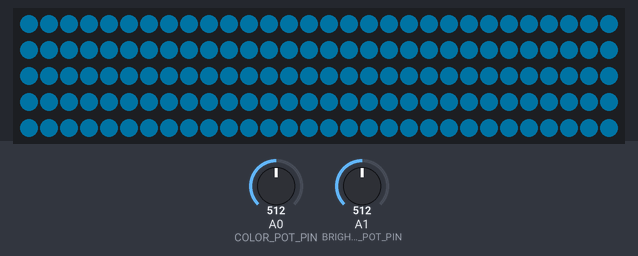
Simulated run of this sketch. Board: Arduino Uno, built with avr-gcc and run on an emulated ATmega328P. Parts: 150 RGB LEDs in strip order, left to right, continuing on the next row. Inputs (shaded band) come from the test bench; at power-on: A0 (COLOR_POT_PIN) = 512, A1 (BRIGHTNESS_POT_PIN) = 512. Dim RGB values are drawn brighter than linear.

Above: at 1.2 s.
1.3 s: A0 (COLOR_POT_PIN) set to 716
At 1.8 s:
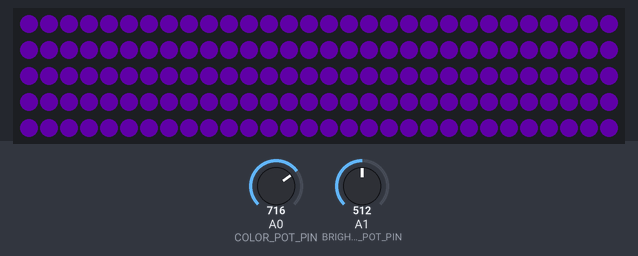
2.8 s: A1 (BRIGHTNESS_POT_PIN) set to 0
At 4.0 s:
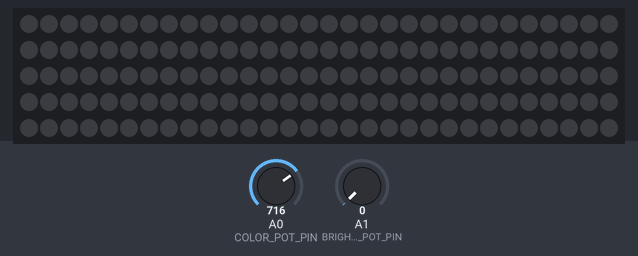
4.3 s: A1 (BRIGHTNESS_POT_PIN) set to 95
At 5.3 s:
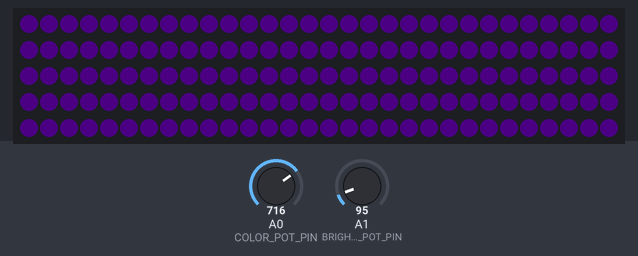
5.8 s: A0 (COLOR_POT_PIN) set to 900
At 6.4 s:
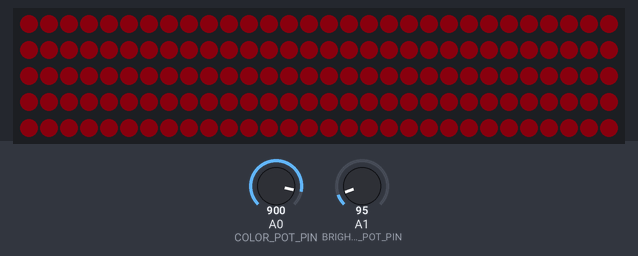
7.3 s: A0 (COLOR_POT_PIN) set to 1023
At 8.5 s:
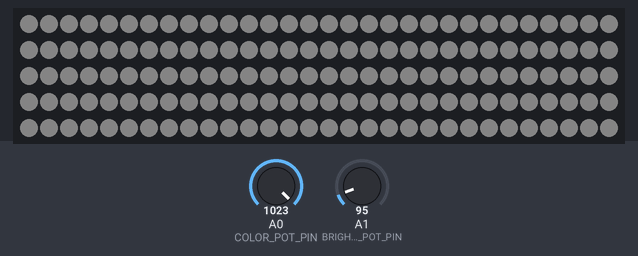
8.8 s: A0 (COLOR_POT_PIN) set to 511
At 9.9 s:
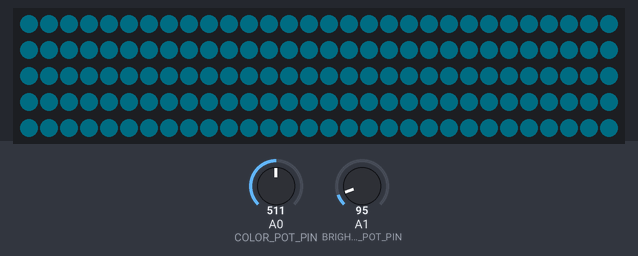
Timing chart, 0 to 11.3 s (numbered marks = the images above; inputs shaded):
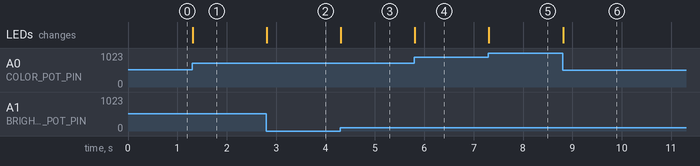

Measured:
- after the input at 1.3 s, the LEDs: change at once (image 1)
- after the input at 2.8 s, the LEDs: change at once (image 2)
- after the input at 4.3 s, the LEDs: change at once (image 3)
- after the input at 5.8 s, the LEDs: change at once (image 4)
- after the input at 7.3 s, the LEDs: change at once (image 5)
- after the input at 8.8 s, the LEDs: change at once (image 6)

The sketch:

BottleLEDs.ino
```cpp
// BottleLights
// Single 5V WS2812B addressable RGB LED strip (5m)
// - Pot 1 (A0): sets color, sweeping through the color wheel
// - Pot 2 (A1): sets overall brightness (dimmer)
// Requires the FastLED library (install via Library Manager in the Arduino IDE)

#include <FastLED.h>

const int DATA_PIN = 6;

// 30 LEDs/m, per the strip's actual spec, over a single 5m run.
const int LED_DENSITY_PER_M = 30;
const int STRIP_LENGTH_M = 5;
const int NUM_LEDS = LED_DENSITY_PER_M * STRIP_LENGTH_M;

CRGB leds[NUM_LEDS];

const int COLOR_POT_PIN = A0;
const int BRIGHTNESS_POT_PIN = A1;

// Smooths out noisy pot readings so the color doesn't jitter
const int SMOOTHING_SAMPLES = 8;

// Brightness ceilings (0-255), regardless of the brightness pot's position.
// These cap the total current the strip can ever draw, so pick them
// based on what your 5V supply is actually rated for. Two separate caps
// because white draws more current per LED than any wheel color can:
//
// - MAX_BRIGHTNESS_COLOR: applies at full saturation (this code uses
//   S=255 for wheel colors, so at most 2 of 3 channels are ever lit per
//   LED, ~40mA/LED worst case). At 150 LEDs, full brightness could draw
//   ~6A. With a 3A supply: 255 x (3 / 6) ~= 127, set a bit lower.
// - MAX_BRIGHTNESS_WHITE: applies at zero saturation (pure white, all 3
//   channels lit, ~60mA/LED worst case). At 150 LEDs, full brightness
//   could draw ~9A. With a 3A supply: 255 x (3 / 9) ~= 85, set a
//   bit lower.
//
// The actual ceiling used is interpolated between these two based on
// the color pot's current saturation, so you only lose brightness
// headroom as you approach white, not across the whole color wheel.
const byte MAX_BRIGHTNESS_COLOR = 127;    //was 110
const byte MAX_BRIGHTNESS_WHITE = 85;     //was 74

void setup() {
  FastLED.addLeds<WS2812B, DATA_PIN, GRB>(leds, NUM_LEDS);
  FastLED.setBrightness(MAX_BRIGHTNESS_WHITE); // safe default until loop() sets the real ceiling
}

void loop() {
  int colorReading = readSmoothed(COLOR_POT_PIN);
  int brightnessReading = readSmoothed(BRIGHTNESS_POT_PIN);

  // Map the color pot to an extended range: 0-255 sweeps the color wheel
  // (full saturation), and 256-280 fades saturation down to 0, so the
  // very top of the pot's travel lands on pure white.
  int colorExtended = map(colorReading, 0, 1023, 0, 280);
  byte hue;
  byte saturation;
  if (colorExtended <= 255) {
    hue = (byte)colorExtended;
    saturation = 255;
  } else {
    hue = 255; // irrelevant once saturation reaches 0
    saturation = map(colorExtended, 255, 280, 255, 0);
  }

  // Interpolate the brightness ceiling based on how saturated the current
  // color is: full ceiling at full saturation, lower ceiling as it fades
  // toward white.
  byte brightnessCeiling = map(saturation, 0, 255, MAX_BRIGHTNESS_WHITE, MAX_BRIGHTNESS_COLOR);

  // Map the brightness pot (0-1023) to a 0-brightnessCeiling scale.
  // Even with the pot at max, output never exceeds the ceiling above.
  byte brightness = map(brightnessReading, 0, 1023, 0, brightnessCeiling);

  // Set every LED on the strip to the same color
  fill_solid(leds, NUM_LEDS, CHSV(hue, saturation, 255));
  FastLED.setBrightness(brightness);
  FastLED.show();
}

// Reads a pin multiple times and averages it, to smooth pot noise
int readSmoothed(int pin) {
  long total = 0;
  for (int i = 0; i < SMOOTHING_SAMPLES; i++) {
    total += analogRead(pin);
  }
  return total / SMOOTHING_SAMPLES;
}
```
